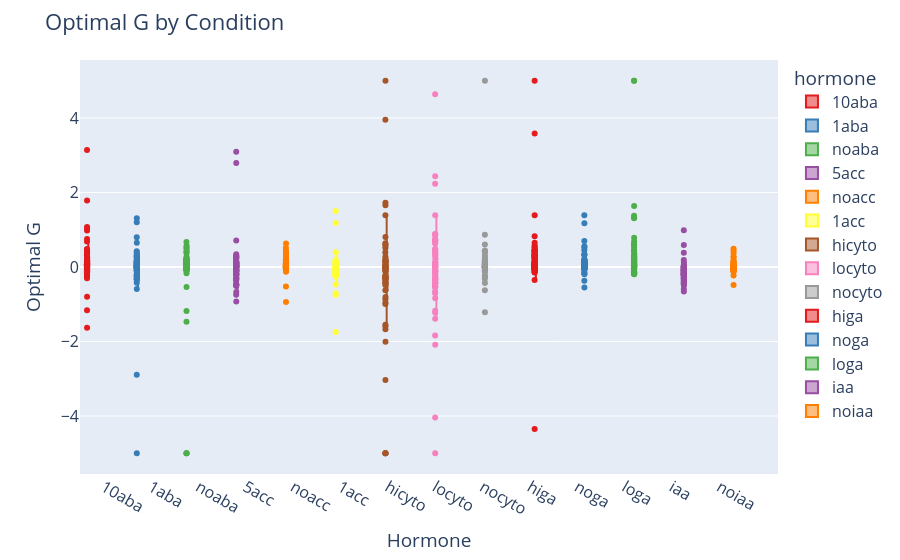

The cell this chart's notebook holds for it:
### Code cell
# Base boxplot (like boxen, shows distribution)
fig = px.box(
    hormone_df,
    x="hormone",
    y=G_column,
    color="hormone",                # hue
    points="all",                            # show all points like boxen
    color_discrete_sequence=px.colors.qualitative.Set1
)

# Layout tweaks
fig.update_layout(
    title="Optimal G by Condition",
    xaxis_title="Hormone",
    yaxis_title="Optimal G",
    font=dict(size=16),
    boxmode="group"
)

fig.show()

### Figure 1 — Plotly figure (JSON) as saved in the notebook; plotly's stock layout.template omitted (floating-point values rounded to 4 significant figures)
{"data": [{"alignmentgroup": "True", "boxpoints": "all", "hovertemplate": "hormone=%{x}<br>best_G=%{y}<extra></extra>", "legendgroup": "10aba", "marker": {"color": "rgb(228,26,28)"}, "name": "10aba", "notched": false, "offsetgroup": "10aba", "orientation": "v", "showlegend": true, "type": "box", "x": ["10aba", "10aba", "10aba", "10aba", "10aba", "10aba", "10aba", "10aba", "10aba", "10aba", "10aba", "10aba", "10aba", "10aba", "10aba", "10aba", "10aba", "10aba", "10aba", "10aba", "10aba", "10aba", "10aba", "10aba", "10aba", "10aba", "10aba", "10aba", "10aba", "10aba", "10aba", "10aba", "10aba", "10aba", "10aba", "10aba", "10aba", "10aba", "10aba", "10aba", "10aba", "10aba", "10aba", "10aba", "10aba", "10aba", "10aba", "10aba", "10aba", "10aba", "10aba", "10aba", "10aba", "10aba", "10aba", "10aba"], "x0": " ", "xaxis": "x", "y": [0.1634, 0.04443, 0.1025, 0.1326, 0.0, -0.07447, 0.08321, 0.0, -0.2054, 0.4343, -0.2442, -0.08014, -0.7963, 0.1229, -0.303, -0.1868, 0.4719, -0.1551, -0.07952, -0.1736, 0.1603, 1.041, 0.3156, 3.139, -0.2317, 1.074, 1.786, 0.7545, 0.1727, 0.6828, -1.158, 0.005049, -0.1368, 0.07371, -1.628, 0.2215, 0.04431, 0.02028, 0.4801, 0.9828, -0.002516, -0.2423, -0.1175, 0.1516, 0.01844, 0.2744, 0.07913, 0.3927, -0.1025, 0.04685, -0.03839, 0.3522, -0.1601, 0.05041, 0.08021, 0.1486], "y0": " ", "yaxis": "y"}, {"alignmentgroup": "True", "boxpoints": "all", "hovertemplate": "hormone=%{x}<br>best_G=%{y}<extra></extra>", "legendgroup": "1aba", "marker": {"color": "rgb(55,126,184)"}, "name": "1aba", "notched": false, "offsetgroup": "1aba", "orientation": "v", "showlegend": true, "type": "box", "x": ["1aba", "1aba", "1aba", "1aba", "1aba", "1aba", "1aba", "1aba", "1aba", "1aba", "1aba", "1aba", "1aba", "1aba", "1aba", "1aba", "1aba", "1aba", "1aba", "1aba", "1aba", "1aba", "1aba", "1aba", "1aba", "1aba", "1aba", "1aba", "1aba", "1aba", "1aba", "1aba", "1aba", "1aba", "1aba", "1aba", "1aba", "1aba", "1aba", "1aba", "1aba", "1aba", "1aba", "1aba", "1aba", "1aba", "1aba", "1aba", "1aba", "1aba", "1aba", "1aba"], "x0": " ", "xaxis": "x", "y": [-0.4199, -0.3406, -0.5887, -0.2603, -0.007468, 0.03955, 0.01675, 0.04121, -0.05589, -0.3227, -0.2427, 0.01957, 0.6511, 0.3208, 1.199, 0.2792, 0.8012, -0.3268, -0.1657, 0.1738, 0.2056, -0.05505, -5.0, 0.3876, 0.02001, 0.06359, -0.09507, -0.2068, 1.307, 0.06273, 0.1501, 0.2779, 0.1743, -0.241, 0.1092, -0.3051, 0.1084, 0.1126, 0.08153, 0.4244, -0.003646, -0.007498, 0.1336, -2.889, 0.0, -0.1016, 0.2424, 0.1605, 0.3424, -0.02166, -0.04067, 0.1079], "y0": " ", "yaxis": "y"}, {"alignmentgroup": "True", "boxpoints": "all", "hovertemplate": "hormone=%{x}<br>best_G=%{y}<extra></extra>", "legendgroup": "noaba", "marker": {"color": "rgb(77,175,74)"}, "name": "noaba", "notched": false, "offsetgroup": "noaba", "orientation": "v", "showlegend": true, "type": "box", "x": ["noaba", "noaba", "noaba", "noaba", "noaba", "noaba", "noaba", "noaba", "noaba", "noaba", "noaba", "noaba", "noaba", "noaba", "noaba", "noaba", "noaba", "noaba", "noaba", "noaba", "noaba", "noaba", "noaba", "noaba", "noaba", "noaba", "noaba", "noaba", "noaba", "noaba", "noaba", "noaba", "noaba", "noaba", "noaba", "noaba", "noaba", "noaba", "noaba", "noaba", "noaba", "noaba", "noaba", "noaba", "noaba", "noaba", "noaba", "noaba", "noaba", "noaba", "noaba", "noaba", "noaba", "noaba", "noaba", "noaba", "noaba", "noaba"], "x0": " ", "xaxis": "x", "y": [-1.179, -0.0211, -0.06744, -0.01474, -5.0, 0.02473, 0.02594, 0.5757, -0.01821, -1.472, 0.08837, -0.01306, -0.02521, 0.1398, 0.4, 0.1694, -0.008115, -0.5348, -0.09197, -0.04542, 0.0, 0.2772, -5.0, -0.05459, 0.03964, 0.1061, -0.01832, 0.08669, 0.2294, -0.001795, -0.01701, 0.0401, 0.1975, 0.0907, 0.1739, -0.02108, -0.06479, -0.03857, -0.07658, 0.6714, -0.1687, -0.09942, 0.5191, 0.4374, 0.237, 0.5084, 0.1977, 0.07456, 0.2111, -5.0, 0.00194, 0.1556, 0.1358, 0.1418, 0.1148, 0.1757, 0.1627, 0.3745], "y0": " ", "yaxis": "y"}, {"alignmentgroup": "True", "boxpoints": "all", "hovertemplate": "hormone=%{x}<br>best_G=%{y}<extra></extra>", "legendgroup": "5acc", "marker": {"color": "rgb(152,78,163)"}, "name": "5acc", "notched": false, "offsetgroup": "5acc", "orientation": "v", "showlegend": true, "type": "box", "x": ["5acc", "5acc", "5acc", "5acc", "5acc", "5acc", "5acc", "5acc", "5acc", "5acc", "5acc", "5acc", "5acc", "5acc", "5acc", "5acc", "5acc", "5acc", "5acc", "5acc", "5acc", "5acc", "5acc", "5acc", "5acc", "5acc", "5acc", "5acc", "5acc", "5acc", "5acc", "5acc", "5acc", "5acc", "5acc", "5acc", "5acc", "5acc", "5acc", "5acc", "5acc", "5acc", "5acc", "5acc", "5acc", "5acc", "5acc", "5acc", "5acc", "5acc", "5acc", "5acc", "5acc"], "x0": " ", "xaxis": "x", "y": [0.08143, 0.02737, 0.03752, -0.317, 0.1991, -0.4723, -0.2065, 0.04599, -0.5123, -0.4788, -0.08638, -0.1907, -0.4719, -0.339, -0.3775, -0.1854, 2.792, -0.3111, -0.9255, -0.7433, 0.05461, -0.0454, 3.096, 0.1178, -0.6737, -0.2992, -0.00753, 0.2938, -0.09179, 0.1899, 0.0, 0.0, -0.4825, 0.04177, 0.0, 0.2625, 0.1243, 0.04108, 0.1476, 0.3026, 0.1068, 0.3434, 0.0, 0.0, 0.09996, -0.209, 0.0, -0.09146, 0.7126, 0.2434, -0.1054, 0.2602, -0.09456], "y0": " ", "yaxis": "y"}, {"alignmentgroup": "True", "boxpoints": "all", "hovertemplate": "hormone=%{x}<br>best_G=%{y}<extra></extra>", "legendgroup": "noacc", "marker": {"color": "rgb(255,127,0)"}, "name": "noacc", "notched": false, "offsetgroup": "noacc", "orientation": "v", "showlegend": true, "type": "box", "x": ["noacc", "noacc", "noacc", "noacc", "noacc", "noacc", "noacc", "noacc", "noacc", "noacc", "noacc", "noacc", "noacc", "noacc", "noacc", "noacc", "noacc", "noacc", "noacc", "noacc", "noacc", "noacc", "noacc", "noacc", "noacc", "noacc", "noacc", "noacc", "noacc", "noacc", "noacc", "noacc", "noacc", "noacc", "noacc", "noacc", "noacc", "noacc", "noacc", "noacc", "noacc", "noacc", "noacc", "noacc", "noacc", "noacc", "noacc", "noacc", "noacc", "noacc", "noacc", "noacc", "noacc", "noacc"], "x0": " ", "xaxis": "x", "y": [0.09339, 0.2059, -0.01818, 0.1787, 0.1566, 0.215, 0.3347, 0.0265, -0.01005, 0.01377, -0.03305, 0.05596, 0.006328, -0.08138, 0.08254, 0.07366, 0.02338, 0.5155, -0.09551, -0.9386, -0.5207, 0.1667, 0.01582, 0.6329, 0.1335, 0.2823, 0.4234, 0.4301, 0.3405, 0.1899, 0.08002, 0.3462, 0.18, 0.1557, 0.0526, 0.3038, 0.02221, 0.06612, 0.0, -0.008831, 0.09309, 0.04826, 0.09555, 0.0881, 0.0, -0.1274, -0.03758, -0.06852, -0.03521, 0.0, -0.02474, 0.0, -0.07659, -0.0499], "y0": " ", "yaxis": "y"}, {"alignmentgroup": "True", "boxpoints": "all", "hovertemplate": "hormone=%{x}<br>best_G=%{y}<extra></extra>", "legendgroup": "1acc", "marker": {"color": "rgb(255,255,51)"}, "name": "1acc", "notched": false, "offsetgroup": "1acc", "orientation": "v", "showlegend": true, "type": "box", "x": ["1acc", "1acc", "1acc", "1acc", "1acc", "1acc", "1acc", "1acc", "1acc", "1acc", "1acc", "1acc", "1acc", "1acc", "1acc", "1acc", "1acc", "1acc", "1acc", "1acc", "1acc", "1acc", "1acc", "1acc", "1acc", "1acc", "1acc", "1acc", "1acc", "1acc", "1acc", "1acc", "1acc", "1acc", "1acc", "1acc", "1acc", "1acc", "1acc", "1acc", "1acc", "1acc", "1acc", "1acc", "1acc", "1acc", "1acc", "1acc", "1acc", "1acc", "1acc"], "x0": " ", "xaxis": "x", "y": [1.179, 1.504, -0.1691, -0.244, -0.1959, -0.05383, -0.04503, -0.03961, -0.219, -0.05983, -0.2051, -0.09454, -0.1364, -0.1847, 0.0, -0.1939, -0.7031, 0.0, -1.743, -0.2365, -0.4675, -0.7543, 0.0, -0.1699, -0.1731, -0.2541, -0.1008, -0.2308, -0.1804, 0.1356, -0.03526, -0.09532, 0.393, -0.1011, 0.09937, 0.06939, 0.01427, 0.05548, 0.1973, 0.0556, 0.117, 0.1483, -0.01149, 0.1121, 0.1264, 0.1212, 0.1544, -0.04991, 0.0, -0.09315, -0.1045], "y0": " ", "yaxis": "y"}, {"alignmentgroup": "True", "boxpoints": "all", "hovertemplate": "hormone=%{x}<br>best_G=%{y}<extra></extra>", "legendgroup": "hicyto", "marker": {"color": "rgb(166,86,40)"}, "name": "hicyto", "notched": false, "offsetgroup": "hicyto", "orientation": "v", "showlegend": true, "type": "box", "x": ["hicyto", "hicyto", "hicyto", "hicyto", "hicyto", "hicyto", "hicyto", "hicyto", "hicyto", "hicyto", "hicyto", "hicyto", "hicyto", "hicyto", "hicyto", "hicyto", "hicyto", "hicyto", "hicyto", "hicyto", "hicyto", "hicyto", "hicyto", "hicyto", "hicyto", "hicyto", "hicyto", "hicyto", "hicyto", "hicyto", "hicyto", "hicyto", "hicyto", "hicyto", "hicyto", "hicyto", "hicyto", "hicyto", "hicyto", "hicyto", "hicyto", "hicyto", "hicyto", "hicyto", "hicyto", "hicyto", "hicyto", "hicyto", "hicyto", "hicyto", "hicyto", "hicyto", "hicyto", "hicyto"], "x0": " ", "xaxis": "x", "y": [3.955, -0.2458, 0.04426, -0.3287, -5.0, -0.1107, 0.04832, -0.8675, 0.02585, -0.07211, -0.2629, 0.2738, -3.033, -2.005, -0.04107, 1.389, -5.0, 0.0, -0.4815, 0.8059, -0.4202, 0.5073, -0.3958, 0.1268, -0.01186, -0.01852, -0.2737, -0.9938, 0.1827, 0.1111, -0.4465, -0.9575, -5.0, 0.5633, -0.328, 0.602, -1.547, 1.725, -1.667, -0.01271, -5.0, 0.636, 0.1523, -0.2901, 1.656, 0.1701, -0.2197, 5.0, -0.1017, 0.3912, 0.2295, -1.59, -0.8037, -0.6256], "y0": " ", "yaxis": "y"}, {"alignmentgroup": "True", "boxpoints": "all", "hovertemplate": "hormone=%{x}<br>best_G=%{y}<extra></extra>", "legendgroup": "locyto", "marker": {"color": "rgb(247,129,191)"}, "name": "locyto", "notched": false, "offsetgroup": "locyto", "orientation": "v", "showlegend": true, "type": "box", "x": ["locyto", "locyto", "locyto", "locyto", "locyto", "locyto", "locyto", "locyto", "locyto", "locyto", "locyto", "locyto", "locyto", "locyto", "locyto", "locyto", "locyto", "locyto", "locyto", "locyto", "locyto", "locyto", "locyto", "locyto", "locyto", "locyto", "locyto", "locyto", "locyto", "locyto", "locyto", "locyto", "locyto", "locyto", "locyto", "locyto", "locyto", "locyto", "locyto", "locyto", "locyto", "locyto", "locyto", "locyto", "locyto", "locyto", "locyto", "locyto", "locyto", "locyto", "locyto", "locyto", "locyto", "locyto", "locyto", "locyto", "locyto", "locyto"], "x0": " ", "xaxis": "x", "y": [-0.4098, 0.6984, 2.436, 0.01543, 0.4465, -0.343, -0.4446, -0.5281, 0.4835, 4.636, -4.04, 0.02303, -5.0, -0.1349, 0.7477, 0.06859, -0.1152, -0.3235, -0.5329, 0.8564, -1.839, 0.3955, 0.05396, 0.8784, 0.7175, 0.634, -0.4287, 0.703, 0.1132, -1.176, -0.3262, 0.3377, -0.8395, -0.2891, 0.307, -0.006133, 0.1166, -0.1678, -0.4088, -1.231, 0.0, -0.6591, 0.8824, 0.2247, -0.5334, 2.231, -0.2401, 1.387, -1.389, -0.5233, -2.086, -0.06904, 0.1203, -0.1152, 0.671, -0.7044, 0.7452, -0.01006], "y0": " ", "yaxis": "y"}, {"alignmentgroup": "True", "boxpoints": "all", "hovertemplate": "hormone=%{x}<br>best_G=%{y}<extra></extra>", "legendgroup": "nocyto", "marker": {"color": "rgb(153,153,153)"}, "name": "nocyto", "notched": false, "offsetgroup": "nocyto", "orientation": "v", "showlegend": true, "type": "box", "x": ["nocyto", "nocyto", "nocyto", "nocyto", "nocyto", "nocyto", "nocyto", "nocyto", "nocyto", "nocyto", "nocyto", "nocyto", "nocyto", "nocyto", "nocyto", "nocyto", "nocyto", "nocyto", "nocyto", "nocyto", "nocyto", "nocyto", "nocyto", "nocyto", "nocyto", "nocyto", "nocyto", "nocyto", "nocyto", "nocyto", "nocyto", "nocyto", "nocyto", "nocyto", "nocyto", "nocyto", "nocyto", "nocyto", "nocyto", "nocyto", "nocyto", "nocyto", "nocyto", "nocyto", "nocyto", "nocyto", "nocyto", "nocyto", "nocyto"], "x0": " ", "xaxis": "x", "y": [0.2469, 0.177, 0.4127, 0.09968, -0.1014, -0.6207, -0.01509, 0.4396, 0.409, 0.1427, 0.02012, 0.0, 0.07362, 0.1523, -0.02103, 0.005334, -0.003811, -0.008688, 0.0, 0.05899, 0.0, 0.001829, 0.02103, -0.002286, 0.1413, 0.0, 0.07133, 0.3112, 0.1774, -0.313, 0.05487, 0.1578, 0.6063, 0.2237, 5.0, -0.02515, -0.2621, -0.09602, -0.2285, -0.1262, 0.0, -0.09602, -1.215, 0.0535, -0.4273, 0.1678, 0.867, -0.09877, 0.4074], "y0": " ", "yaxis": "y"}, {"alignmentgroup": "True", "boxpoints": "all", "hovertemplate": "hormone=%{x}<br>best_G=%{y}<extra></extra>", "legendgroup": "higa", "marker": {"color": "rgb(228,26,28)"}, "name": "higa", "notched": false, "offsetgroup": "higa", "orientation": "v", "showlegend": true, "type": "box", "x": ["higa", "higa", "higa", "higa", "higa", "higa", "higa", "higa", "higa", "higa", "higa", "higa", "higa", "higa", "higa", "higa", "higa", "higa", "higa", "higa", "higa", "higa", "higa", "higa", "higa", "higa", "higa", "higa", "higa", "higa", "higa", "higa", "higa", "higa", "higa", "higa", "higa", "higa", "higa", "higa", "higa", "higa", "higa", "higa", "higa", "higa", "higa", "higa", "higa", "higa", "higa", "higa", "higa", "higa", "higa", "higa", "higa", "higa", "higa", "higa", "higa", "higa", "higa", "higa", "higa", "higa"], "x0": " ", "xaxis": "x", "y": [-4.347, -0.001082, 0.8268, -0.1405, 0.07087, 0.05258, 0.0535, 0.03612, 0.1152, 0.1107, 0.1225, 0.09099, 0.03948, -0.01783, 0.1481, -0.05441, 5.0, 0.007773, 0.1326, 0.01692, 0.4328, 0.04344, 0.09328, 0.1152, -0.1235, 0.004115, 0.005944, 0.2956, 0.02423, 0.02058, -0.3464, -0.01875, 0.3125, -0.0471, -0.07133, -0.1463, -0.041, -0.07133, 0.04161, -0.1038, 0.03734, 0.02942, 0.04466, 0.041, 3.58, 0.2497, 0.2792, 0.4575, 0.2048, 0.5187, 1.391, 0.3333, 0.3176, 0.4374, 0.5382, 0.3944, 0.4602, 0.3779, 0.6522, 0.2231, 0.1843, -0.05624, 0.5796, 0.4383, 0.345, 0.2778], "y0": " ", "yaxis": "y"}, {"alignmentgroup": "True", "boxpoints": "all", "hovertemplate": "hormone=%{x}<br>best_G=%{y}<extra></extra>", "legendgroup": "noga", "marker": {"color": "rgb(55,126,184)"}, "name": "noga", "notched": false, "offsetgroup": "noga", "orientation": "v", "showlegend": true, "type": "box", "x": ["noga", "noga", "noga", "noga", "noga", "noga", "noga", "noga", "noga", "noga", "noga", "noga", "noga", "noga", "noga", "noga", "noga", "noga", "noga", "noga", "noga", "noga", "noga", "noga", "noga", "noga", "noga", "noga", "noga", "noga", "noga", "noga", "noga", "noga", "noga", "noga", "noga", "noga", "noga", "noga", "noga", "noga", "noga", "noga", "noga", "noga", "noga", "noga", "noga", "noga", "noga", "noga", "noga", "noga", "noga", "noga", "noga", "noga"], "x0": " ", "xaxis": "x", "y": [-0.05807, -0.01783, 0.1495, 0.04009, 0.0695, 0.09877, -0.000152, -0.1966, 0.05624, 0.04435, 0.1207, -0.5476, -0.03521, -0.01463, 0.03795, 0.1966, 0.107, 0.1108, 0.08276, 0.1536, -0.02576, -0.001372, -0.3676, -0.05533, -0.1683, 0.001372, 0.009602, -0.02942, -0.06859, -0.04481, 0.08093, 0.1011, 0.4502, 0.07133, 1.175, 0.07362, 0.03292, 0.04146, -0.01783, 0.1751, 0.2003, 0.3189, 0.1724, 0.1385, 0.08642, 0.1427, 0.1125, 0.04344, 0.3422, 0.5233, 0.5553, 0.203, 0.3272, 0.6948, -0.1331, 1.389, 0.1139, 0.09054], "y0": " ", "yaxis": "y"}, {"alignmentgroup": "True", "boxpoints": "all", "hovertemplate": "hormone=%{x}<br>best_G=%{y}<extra></extra>", "legendgroup": "loga", "marker": {"color": "rgb(77,175,74)"}, "name": "loga", "notched": false, "offsetgroup": "loga", "orientation": "v", "showlegend": true, "type": "box", "x": ["loga", "loga", "loga", "loga", "loga", "loga", "loga", "loga", "loga", "loga", "loga", "loga", "loga", "loga", "loga", "loga", "loga", "loga", "loga", "loga", "loga", "loga", "loga", "loga", "loga", "loga", "loga", "loga", "loga", "loga", "loga", "loga", "loga", "loga", "loga", "loga", "loga", "loga", "loga", "loga", "loga", "loga", "loga", "loga", "loga", "loga", "loga", "loga", "loga", "loga", "loga", "loga", "loga", "loga", "loga", "loga", "loga", "loga", "loga", "loga", "loga"], "x0": " ", "xaxis": "x", "y": [0.05167, 0.2647, 0.2758, -0.04466, 0.1152, 0.2003, 0.3404, 0.1523, 0.415, 0.5798, 1.639, 0.04938, 0.03704, 0.09419, 0.1152, 0.297, 0.05929, 0.1363, -0.06721, -0.166, 0.01189, -0.1139, 1.377, -0.1907, -0.1408, -0.01097, -0.03917, 0.04588, 0.03612, 0.06721, 0.08002, -0.1413, 0.0535, 0.03064, -0.1728, 0.6107, -0.177, -0.1948, -0.03247, -0.001829, 1.334, 1.308, 5.0, 0.6271, 0.2748, 0.1902, 0.784, 0.4204, 0.5137, 0.2044, 0.0, 0.6852, -0.07849, 0.03338, 0.441, 0.1262, 0.08185, 0.2922, 5.0, 0.2481, -0.1194], "y0": " ", "yaxis": "y"}, {"alignmentgroup": "True", "boxpoints": "all", "hovertemplate": "hormone=%{x}<br>best_G=%{y}<extra></extra>", "legendgroup": "iaa", "marker": {"color": "rgb(152,78,163)"}, "name": "iaa", "notched": false, "offsetgroup": "iaa", "orientation": "v", "showlegend": true, "type": "box", "x": ["iaa", "iaa", "iaa", "iaa", "iaa", "iaa", "iaa", "iaa", "iaa", "iaa", "iaa", "iaa", "iaa", "iaa", "iaa", "iaa", "iaa", "iaa", "iaa", "iaa", "iaa", "iaa", "iaa", "iaa", "iaa", "iaa", "iaa", "iaa", "iaa", "iaa", "iaa", "iaa", "iaa", "iaa", "iaa", "iaa", "iaa", "iaa", "iaa", "iaa", "iaa", "iaa", "iaa", "iaa", "iaa", "iaa", "iaa", "iaa", "iaa", "iaa", "iaa", "iaa", "iaa", "iaa", "iaa", "iaa", "iaa", "iaa", "iaa", "iaa", "iaa"], "x0": " ", "xaxis": "x", "y": [0.9871, 0.01372, 0.003658, -0.203, -0.1477, 0.02698, -0.1001, -0.1321, -0.04831, -0.07179, -0.2263, -0.2099, 0.02515, -0.107, -0.3178, -0.1774, -0.1495, -0.6607, 0.5915, -0.4266, 0.0, -0.1427, -0.5898, 0.1193, -0.342, 0.0, -0.07804, -0.2894, -0.1907, 0.00153, 0.0, -0.09968, -0.1984, -0.0727, -0.208, -0.4922, -0.2282, -0.4316, -0.09191, -0.08581, -0.09191, -0.07636, -0.03856, -0.4328, -0.1811, -0.08368, 0.382, -0.3477, -0.2566, -0.203, 0.05289, 0.1902, -0.4099, -0.3912, -0.02515, -0.1756, -0.4534, -0.2044, -0.2917, -0.3105, 0.0], "y0": " ", "yaxis": "y"}, {"alignmentgroup": "True", "boxpoints": "all", "hovertemplate": "hormone=%{x}<br>best_G=%{y}<extra></extra>", "legendgroup": "noiaa", "marker": {"color": "rgb(255,127,0)"}, "name": "noiaa", "notched": false, "offsetgroup": "noiaa", "orientation": "v", "showlegend": true, "type": "box", "x": ["noiaa", "noiaa", "noiaa", "noiaa", "noiaa", "noiaa", "noiaa", "noiaa", "noiaa", "noiaa", "noiaa", "noiaa", "noiaa", "noiaa", "noiaa", "noiaa", "noiaa", "noiaa", "noiaa", "noiaa", "noiaa", "noiaa", "noiaa", "noiaa", "noiaa", "noiaa", "noiaa", "noiaa", "noiaa", "noiaa", "noiaa", "noiaa", "noiaa", "noiaa", "noiaa", "noiaa", "noiaa", "noiaa", "noiaa", "noiaa", "noiaa", "noiaa", "noiaa", "noiaa", "noiaa", "noiaa", "noiaa", "noiaa", "noiaa", "noiaa", "noiaa", "noiaa", "noiaa"], "x0": " ", "xaxis": "x", "y": [0.3724, 0.03292, 0.01783, -0.06996, 0.2565, -0.07849, -0.03978, -0.001067, -0.1123, 0.1815, 0.03978, -0.02149, 0.0, -0.01189, 0.03978, 0.02195, 0.01539, -0.02469, 0.1143, -0.02332, 0.005944, 0.0, -0.2253, 0.01235, 0.02759, -0.1116, -0.02241, 0.000914, -0.07362, 0.01468, 0.0, 0.03521, 0.0, -0.4863, 0.008078, 0.02698, -0.03734, -0.07819, -0.1262, 0.0, 0.4904, 0.0, 0.4387, 0.2906, 0.1486, -0.07682, -0.04344, 0.008688, 0.1143, 0.0727, 0.1312, 0.06721, 0.08231], "y0": " ", "yaxis": "y"}], "layout": {"autosize": true, "boxmode": "group", "font": {"size": 16}, "legend": {"title": {"text": "hormone"}, "tracegroupgap": 0}, "margin": {"t": 60}, "title": {"text": "Optimal G by Condition"}, "xaxis": {"anchor": "y", "autorange": true, "categoryarray": ["10aba", "1aba", "noaba", "5acc", "noacc", "1acc", "hicyto", "locyto", "nocyto", "higa", "noga", "loga", "iaa", "noiaa"], "categoryorder": "array", "domain": [0, 1], "range": [-0.5, 14.24], "title": {"text": "Hormone"}, "type": "category"}, "yaxis": {"anchor": "x", "autorange": true, "domain": [0, 1], "range": [-5.556, 5.556], "title": {"text": "Optimal G"}, "type": "linear"}}}
